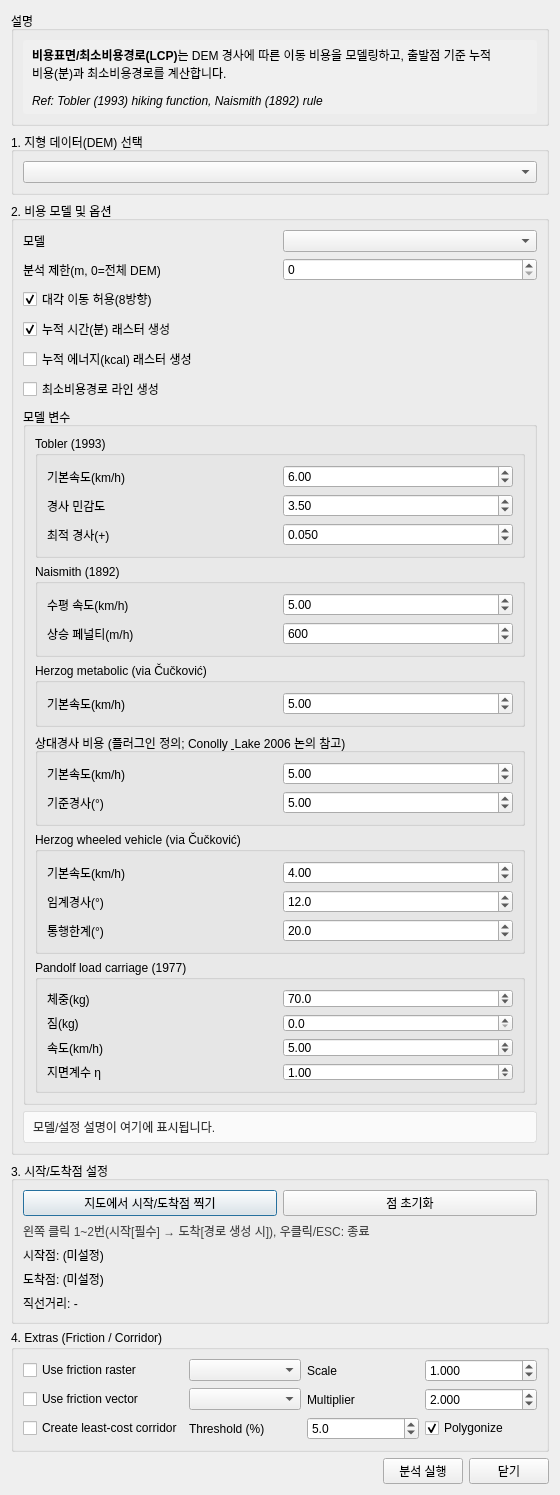
<?xml version="1.0" encoding="UTF-8"?>
<ui version="4.0">
 <class>CostSurfaceDialog</class>
 <widget class="QDialog" name="CostSurfaceDialog">
  <property name="geometry">
   <rect>
    <x>0</x>
    <y>0</y>
    <width>560</width>
    <height>620</height>
   </rect>
  </property>
  <property name="windowTitle">
   <string>비용표면/최소비용경로 (Cost Surface / LCP) - ArchToolkit</string>
  </property>
  <layout class="QVBoxLayout" name="verticalLayout">
   <item>
    <widget class="QGroupBox" name="groupInfo">
     <property name="title">
      <string>설명</string>
     </property>
     <layout class="QVBoxLayout" name="verticalLayout_Info">
      <item>
       <widget class="QLabel" name="lblDescription">
        <property name="text">
         <string>&lt;html&gt;&lt;head/&gt;&lt;body&gt;
&lt;p&gt;&lt;span style=&quot;font-weight:600;&quot;&gt;비용표면/최소비용경로(LCP)&lt;/span&gt;는 DEM 경사에 따른 이동 비용을 모델링하고, 출발점 기준 누적 비용(분)과 최소비용경로를 계산합니다.&lt;/p&gt;
&lt;p&gt;&lt;span style=&quot;font-style:italic;&quot;&gt;Ref: Tobler (1993) hiking function, Naismith (1892) rule&lt;/span&gt;&lt;/p&gt;
&lt;/body&gt;&lt;/html&gt;</string>
        </property>
        <property name="wordWrap">
         <bool>true</bool>
        </property>
        <property name="styleSheet">
         <string>background-color: #f0f0f0; padding: 6px; border-radius: 3px;</string>
        </property>
       </widget>
      </item>
     </layout>
    </widget>
   </item>
   <item>
    <widget class="QGroupBox" name="groupDem">
     <property name="title">
      <string>1. 지형 데이터(DEM) 선택</string>
     </property>
     <layout class="QVBoxLayout" name="verticalLayout_Dem">
      <item>
       <widget class="QgsMapLayerComboBox" name="cmbDemLayer">
        <property name="toolTip">
         <string>분석에 사용할 DEM 래스터 레이어를 선택하세요.</string>
        </property>
       </widget>
      </item>
     </layout>
    </widget>
   </item>
   <item>
    <widget class="QGroupBox" name="groupModel">
     <property name="title">
      <string>2. 비용 모델 및 옵션</string>
     </property>
     <layout class="QGridLayout" name="gridLayout_Model">
      <item row="0" column="0">
       <widget class="QLabel" name="lblModel">
        <property name="text">
         <string>모델</string>
        </property>
       </widget>
      </item>
      <item row="0" column="1">
       <widget class="QComboBox" name="cmbModel">
        <property name="toolTip">
         <string>비용 모델을 선택합니다. Tobler=경사 기반 보행 속도, Naismith=수평 거리+상승 페널티.</string>
        </property>
       </widget>
      </item>
      <item row="1" column="0">
       <widget class="QLabel" name="lblBuffer">
        <property name="text">
         <string>분석 제한(m, 0=전체 DEM)</string>
        </property>
       </widget>
      </item>
      <item row="1" column="1">
       <widget class="QDoubleSpinBox" name="spinBuffer">
        <property name="toolTip">
         <string>0이면 DEM 전체에 대해 누적 비용을 계산합니다. 값이 있으면 시작/도착점 주변만 계산하여 속도가 빨라집니다.</string>
        </property>
        <property name="decimals">
         <number>0</number>
        </property>
        <property name="minimum">
         <double>0.000000000000000</double>
        </property>
        <property name="maximum">
         <double>1000000.000000000000000</double>
        </property>
        <property name="singleStep">
         <double>100.000000000000000</double>
        </property>
        <property name="value">
         <double>0.000000000000000</double>
        </property>
       </widget>
      </item>
      <item row="2" column="0" colspan="2">
       <widget class="QCheckBox" name="chkDiagonal">
        <property name="text">
         <string>대각 이동 허용(8방향)</string>
        </property>
        <property name="toolTip">
         <string>4방향(상하좌우) 대신 8방향 이동을 허용합니다. 더 자연스러운 경로가 나오지만 계산량이 늘 수 있습니다.</string>
        </property>
        <property name="checked">
         <bool>true</bool>
        </property>
       </widget>
      </item>
      <item row="3" column="0" colspan="2">
       <widget class="QCheckBox" name="chkCreateCostRaster">
        <property name="text">
         <string>누적 시간(분) 래스터 생성</string>
        </property>
        <property name="toolTip">
         <string>시작점에서 각 셀까지의 최소 누적 이동시간(분)을 래스터로 생성합니다. (시간 기반 모델)</string>
        </property>
        <property name="checked">
         <bool>true</bool>
        </property>
       </widget>
      </item>
      <item row="4" column="0" colspan="2">
       <widget class="QCheckBox" name="chkCreateEnergyRaster">
        <property name="text">
         <string>누적 에너지(kcal) 래스터 생성</string>
        </property>
        <property name="toolTip">
         <string>시작점에서 각 셀까지의 최소 누적 에너지(kcal)를 래스터로 생성합니다. (에너지 기반 모델에서만 사용)</string>
        </property>
        <property name="checked">
         <bool>false</bool>
        </property>
       </widget>
      </item>
      <item row="5" column="0" colspan="2">
       <widget class="QCheckBox" name="chkCreatePath">
        <property name="text">
         <string>최소비용경로 라인 생성</string>
        </property>
        <property name="toolTip">
         <string>시작점→도착점 최소비용경로(LineString)를 생성합니다. 도착점이 필요합니다.</string>
        </property>
        <property name="checked">
         <bool>false</bool>
        </property>
       </widget>
      </item>
      <item row="6" column="0" colspan="2">
       <widget class="QGroupBox" name="groupModelParams">
        <property name="title">
         <string>모델 변수</string>
        </property>
        <property name="toolTip">
         <string>선택한 모델의 기본 상수값을 필요에 따라 조정합니다.</string>
        </property>
        <layout class="QVBoxLayout" name="verticalLayout_ModelParams">
         <item>
          <widget class="QGroupBox" name="groupToblerParams">
           <property name="title">
            <string>Tobler (1993)</string>
           </property>
           <layout class="QGridLayout" name="gridLayout_Tobler">
            <item row="0" column="0">
             <widget class="QLabel" name="lblToblerBaseSpeed">
              <property name="text">
               <string>기본속도(km/h)</string>
              </property>
             </widget>
            </item>
            <item row="0" column="1">
             <widget class="QDoubleSpinBox" name="spinToblerBaseKmh">
              <property name="toolTip">
               <string>평지 기준 기본 속도(km/h). 기본값: 6</string>
              </property>
              <property name="decimals">
               <number>2</number>
              </property>
              <property name="minimum">
               <double>0.100000000000000</double>
              </property>
              <property name="maximum">
               <double>20.000000000000000</double>
              </property>
              <property name="singleStep">
               <double>0.500000000000000</double>
              </property>
              <property name="value">
               <double>6.000000000000000</double>
              </property>
             </widget>
            </item>
            <item row="1" column="0">
             <widget class="QLabel" name="lblToblerSlopeFactor">
              <property name="text">
               <string>경사 민감도</string>
              </property>
             </widget>
            </item>
            <item row="1" column="1">
             <widget class="QDoubleSpinBox" name="spinToblerSlopeFactor">
              <property name="toolTip">
               <string>경사에 따른 속도 감소 정도(기본값: 3.5). 값이 클수록 경사 영향이 커집니다.</string>
              </property>
              <property name="decimals">
               <number>2</number>
              </property>
              <property name="minimum">
               <double>0.000000000000000</double>
              </property>
              <property name="maximum">
               <double>20.000000000000000</double>
              </property>
              <property name="singleStep">
               <double>0.100000000000000</double>
              </property>
              <property name="value">
               <double>3.500000000000000</double>
              </property>
             </widget>
            </item>
            <item row="2" column="0">
             <widget class="QLabel" name="lblToblerOffset">
              <property name="text">
               <string>최적 경사(+) </string>
              </property>
             </widget>
            </item>
            <item row="2" column="1">
             <widget class="QDoubleSpinBox" name="spinToblerOffset">
              <property name="toolTip">
               <string>속도가 가장 빠른 경사(절대값이 아니라 +offset으로 처리). 기본값 0.05는 약 -5% 내리막에서 최적이라는 의미입니다.</string>
              </property>
              <property name="decimals">
               <number>3</number>
              </property>
              <property name="minimum">
               <double>-1.000000000000000</double>
              </property>
              <property name="maximum">
               <double>1.000000000000000</double>
              </property>
              <property name="singleStep">
               <double>0.010000000000000</double>
              </property>
              <property name="value">
               <double>0.050000000000000</double>
              </property>
             </widget>
            </item>
           </layout>
          </widget>
         </item>
          <item>
           <widget class="QGroupBox" name="groupNaismithParams">
            <property name="title">
             <string>Naismith (1892)</string>
            </property>
           <layout class="QGridLayout" name="gridLayout_Naismith">
            <item row="0" column="0">
             <widget class="QLabel" name="lblNaismithSpeed">
              <property name="text">
               <string>수평 속도(km/h)</string>
              </property>
             </widget>
            </item>
            <item row="0" column="1">
             <widget class="QDoubleSpinBox" name="spinNaismithSpeedKmh">
              <property name="toolTip">
               <string>수평 이동 속도(km/h). 기본값: 5</string>
              </property>
              <property name="decimals">
               <number>2</number>
              </property>
              <property name="minimum">
               <double>0.100000000000000</double>
              </property>
              <property name="maximum">
               <double>20.000000000000000</double>
              </property>
              <property name="singleStep">
               <double>0.500000000000000</double>
              </property>
              <property name="value">
               <double>5.000000000000000</double>
              </property>
             </widget>
            </item>
            <item row="1" column="0">
             <widget class="QLabel" name="lblNaismithAscent">
              <property name="text">
               <string>상승 페널티(m/h)</string>
              </property>
             </widget>
            </item>
            <item row="1" column="1">
             <widget class="QDoubleSpinBox" name="spinNaismithAscentMph">
              <property name="toolTip">
               <string>고도 상승 페널티(m/h). 기본값 600은 600m 상승당 1시간을 의미합니다.</string>
              </property>
              <property name="decimals">
               <number>0</number>
              </property>
              <property name="minimum">
               <double>1.000000000000000</double>
              </property>
              <property name="maximum">
               <double>5000.000000000000000</double>
              </property>
              <property name="singleStep">
               <double>50.000000000000000</double>
              </property>
              <property name="value">
               <double>600.000000000000000</double>
              </property>
             </widget>
            </item>
            </layout>
           </widget>
          </item>
          <item>
           <widget class="QGroupBox" name="groupHerzogMetabolicParams">
            <property name="title">
             <string>Herzog metabolic (via Čučković)</string>
            </property>
            <layout class="QGridLayout" name="gridLayout_HerzogMetabolic">
             <item row="0" column="0">
              <widget class="QLabel" name="lblHerzogBaseSpeed">
               <property name="text">
                <string>기본속도(km/h)</string>
               </property>
              </widget>
             </item>
             <item row="0" column="1">
              <widget class="QDoubleSpinBox" name="spinHerzogBaseKmh">
               <property name="toolTip">
                <string>평지 기준 기본 속도(km/h). 값이 클수록 전체 이동 시간이 줄어듭니다(더 빠른 이동 가정).</string>
               </property>
               <property name="decimals">
                <number>2</number>
               </property>
               <property name="minimum">
                <double>0.100000000000000</double>
               </property>
               <property name="maximum">
                <double>20.000000000000000</double>
               </property>
               <property name="singleStep">
                <double>0.500000000000000</double>
               </property>
               <property name="value">
                <double>5.000000000000000</double>
               </property>
              </widget>
             </item>
            </layout>
           </widget>
          </item>
          <item>
           <widget class="QGroupBox" name="groupConollyLakeParams">
            <property name="title">
             <string>상대경사 비용 (플러그인 정의; Conolly &amp; Lake 2006 논의 참고)</string>
            </property>
            <layout class="QGridLayout" name="gridLayout_ConollyLake">
             <item row="0" column="0">
              <widget class="QLabel" name="lblConollyBaseSpeed">
               <property name="text">
                <string>기본속도(km/h)</string>
               </property>
              </widget>
             </item>
             <item row="0" column="1">
              <widget class="QDoubleSpinBox" name="spinConollyBaseKmh">
               <property name="toolTip">
                <string>평지 기준 기본 속도(km/h). 값이 클수록 전체 이동 시간이 줄어듭니다.</string>
               </property>
               <property name="decimals">
                <number>2</number>
               </property>
               <property name="minimum">
                <double>0.100000000000000</double>
               </property>
               <property name="maximum">
                <double>20.000000000000000</double>
               </property>
               <property name="singleStep">
                <double>0.500000000000000</double>
               </property>
               <property name="value">
                <double>5.000000000000000</double>
               </property>
              </widget>
             </item>
             <item row="1" column="0">
              <widget class="QLabel" name="lblConollyRefSlope">
               <property name="text">
                <string>기준경사(°)</string>
               </property>
              </widget>
             </item>
             <item row="1" column="1">
              <widget class="QDoubleSpinBox" name="spinConollyRefSlopeDeg">
               <property name="toolTip">
                <string>경사 페널티가 본격적으로 커지기 시작하는 기준 경사(°). 값이 작을수록 약한 경사에도 페널티가 커집니다. (기본값: 5°)</string>
               </property>
               <property name="decimals">
                <number>2</number>
               </property>
               <property name="minimum">
                <double>0.100000000000000</double>
               </property>
               <property name="maximum">
                <double>30.000000000000000</double>
               </property>
               <property name="singleStep">
                <double>0.100000000000000</double>
               </property>
               <property name="value">
                <double>5.000000000000000</double>
               </property>
              </widget>
             </item>
            </layout>
           </widget>
          </item>
          <item>
           <widget class="QGroupBox" name="groupHerzogWheeledParams">
            <property name="title">
             <string>Herzog wheeled vehicle (via Čučković)</string>
            </property>
            <layout class="QGridLayout" name="gridLayout_HerzogWheeled">
             <item row="0" column="0">
              <widget class="QLabel" name="lblWheeledBaseSpeed">
               <property name="text">
                <string>기본속도(km/h)</string>
               </property>
              </widget>
             </item>
             <item row="0" column="1">
              <widget class="QDoubleSpinBox" name="spinWheeledBaseKmh">
               <property name="toolTip">
                <string>평지에서의 차량/수레 기본 속도(km/h). 값이 클수록 전체 이동 시간이 줄어듭니다.</string>
               </property>
               <property name="decimals">
                <number>2</number>
               </property>
               <property name="minimum">
                <double>0.100000000000000</double>
               </property>
               <property name="maximum">
                <double>30.000000000000000</double>
               </property>
               <property name="singleStep">
                <double>0.500000000000000</double>
               </property>
               <property name="value">
                <double>4.000000000000000</double>
               </property>
              </widget>
             </item>
             <item row="1" column="0">
              <widget class="QLabel" name="lblWheeledCriticalSlope">
               <property name="text">
                <string>임계경사(°)</string>
               </property>
              </widget>
             </item>
             <item row="1" column="1">
              <widget class="QDoubleSpinBox" name="spinWheeledCriticalSlopeDeg">
               <property name="toolTip">
                <string>경사가 이 값(°)에 가까워질수록 속도가 급격히 감소합니다. 값이 작을수록 경사에 더 취약한 차량을 의미합니다. (기본값: 12°)</string>
               </property>
               <property name="decimals">
                <number>1</number>
               </property>
               <property name="minimum">
                <double>1.000000000000000</double>
               </property>
               <property name="maximum">
                <double>45.000000000000000</double>
               </property>
               <property name="singleStep">
                <double>0.500000000000000</double>
               </property>
               <property name="value">
                <double>12.000000000000000</double>
               </property>
              </widget>
             </item>
             <item row="2" column="0">
              <widget class="QLabel" name="lblWheeledMaxSlope">
               <property name="text">
                <string>통행한계(°)</string>
               </property>
              </widget>
             </item>
             <item row="2" column="1">
              <widget class="QDoubleSpinBox" name="spinWheeledMaxSlopeDeg">
               <property name="toolTip">
                <string>이 각도(°)를 넘는 경사는 차량/수레 통행이 사실상 불가능하다고 가정하여 경로에서 강하게 회피합니다(사실상 금지). 값이 낮을수록 '평탄지/완만한 고개'를 강하게 선호합니다. (기본값: 20°)</string>
               </property>
               <property name="decimals">
                <number>1</number>
               </property>
               <property name="minimum">
                <double>5.000000000000000</double>
               </property>
               <property name="maximum">
                <double>45.000000000000000</double>
               </property>
               <property name="singleStep">
                <double>0.500000000000000</double>
               </property>
               <property name="value">
                <double>20.000000000000000</double>
               </property>
              </widget>
             </item>
            </layout>
           </widget>
          </item>
          <item>
           <widget class="QGroupBox" name="groupPandolfParams">
            <property name="title">
             <string>Pandolf load carriage (1977)</string>
            </property>
            <layout class="QGridLayout" name="gridLayout_Pandolf">
             <item row="0" column="0">
              <widget class="QLabel" name="lblPandolfBodyWeight">
               <property name="text">
                <string>체중(kg)</string>
               </property>
              </widget>
             </item>
             <item row="0" column="1">
              <widget class="QDoubleSpinBox" name="spinPandolfBodyKg">
               <property name="toolTip">
                <string>보행자 체중(kg). 값이 클수록 기본 대사량 항이 커져 에너지 비용이 증가합니다.</string>
               </property>
               <property name="decimals">
                <number>1</number>
               </property>
               <property name="minimum">
                <double>30.000000000000000</double>
               </property>
               <property name="maximum">
                <double>150.000000000000000</double>
               </property>
               <property name="singleStep">
                <double>1.000000000000000</double>
               </property>
               <property name="value">
                <double>70.000000000000000</double>
               </property>
              </widget>
             </item>
             <item row="1" column="0">
              <widget class="QLabel" name="lblPandolfLoadWeight">
               <property name="text">
                <string>짐(kg)</string>
               </property>
              </widget>
             </item>
             <item row="1" column="1">
              <widget class="QDoubleSpinBox" name="spinPandolfLoadKg">
               <property name="toolTip">
                <string>운반 짐 무게(kg). 값이 클수록 에너지 비용이 증가합니다(특히 체중 대비 짐 비율이 중요).</string>
               </property>
               <property name="decimals">
                <number>1</number>
               </property>
               <property name="minimum">
                <double>0.000000000000000</double>
               </property>
               <property name="maximum">
                <double>200.000000000000000</double>
               </property>
               <property name="singleStep">
                <double>1.000000000000000</double>
               </property>
               <property name="value">
                <double>0.000000000000000</double>
               </property>
              </widget>
             </item>
             <item row="2" column="0">
              <widget class="QLabel" name="lblPandolfSpeed">
               <property name="text">
                <string>속도(km/h)</string>
               </property>
              </widget>
             </item>
             <item row="2" column="1">
              <widget class="QDoubleSpinBox" name="spinPandolfSpeedKmh">
               <property name="toolTip">
                <string>이동 속도(km/h). 값이 클수록 같은 거리에서 시간이 줄어들고, 에너지 비용도 (수식상) 변화합니다. 기본값: 5</string>
               </property>
               <property name="decimals">
                <number>2</number>
               </property>
               <property name="minimum">
                <double>0.500000000000000</double>
               </property>
               <property name="maximum">
                <double>10.000000000000000</double>
               </property>
               <property name="singleStep">
                <double>0.250000000000000</double>
               </property>
               <property name="value">
                <double>5.000000000000000</double>
               </property>
              </widget>
             </item>
             <item row="3" column="0">
              <widget class="QLabel" name="lblPandolfTerrain">
               <property name="text">
                <string>지면계수 η</string>
               </property>
              </widget>
             </item>
             <item row="3" column="1">
              <widget class="QDoubleSpinBox" name="spinPandolfTerrainFactor">
               <property name="toolTip">
                <string>지면/마찰 계수(η). 1.0=단단한 지면, 값이 클수록 같은 경사에서도 에너지 소모가 증가합니다(모래/진흙 등).</string>
               </property>
               <property name="decimals">
                <number>2</number>
               </property>
               <property name="minimum">
                <double>0.500000000000000</double>
               </property>
               <property name="maximum">
                <double>5.000000000000000</double>
               </property>
               <property name="singleStep">
                <double>0.100000000000000</double>
               </property>
               <property name="value">
                <double>1.000000000000000</double>
               </property>
              </widget>
             </item>
            </layout>
           </widget>
          </item>
         </layout>
        </widget>
       </item>
       <item row="7" column="0" colspan="2">
        <widget class="QLabel" name="lblModelHelp">
         <property name="text">
          <string>모델/설정 설명이 여기에 표시됩니다.</string>
         </property>
        <property name="wordWrap">
         <bool>true</bool>
        </property>
        <property name="styleSheet">
         <string>background-color: #fafafa; color: #333; padding: 6px; border: 1px solid #ddd; border-radius: 3px;</string>
        </property>
        </widget>
       </item>
      </layout>
     </widget>
   </item>
   <item>
    <widget class="QGroupBox" name="groupPoints">
     <property name="title">
      <string>3. 시작/도착점 설정</string>
     </property>
     <layout class="QVBoxLayout" name="verticalLayout_Points">
      <item>
       <layout class="QHBoxLayout" name="horizontalLayout_PointsButtons">
        <item>
         <widget class="QPushButton" name="btnPickPoints">
          <property name="text">
           <string>지도에서 시작/도착점 찍기</string>
          </property>
          <property name="toolTip">
           <string>지도에서 시작점(필수)과 도착점(선택)을 지정합니다. 스냅을 켜면 더 정확합니다.</string>
          </property>
         </widget>
        </item>
        <item>
         <widget class="QPushButton" name="btnClearPoints">
          <property name="text">
           <string>점 초기화</string>
          </property>
          <property name="toolTip">
           <string>선택한 시작/도착점과 지도 프리뷰 표시를 초기화합니다.</string>
          </property>
         </widget>
        </item>
       </layout>
      </item>
      <item>
       <widget class="QLabel" name="lblPointHelp">
        <property name="text">
         <string>왼쪽 클릭 1~2번(시작[필수] → 도착[경로 생성 시]), 우클릭/ESC: 종료</string>
        </property>
        <property name="wordWrap">
         <bool>true</bool>
        </property>
        <property name="styleSheet">
         <string>color: #444;</string>
        </property>
       </widget>
      </item>
      <item>
       <widget class="QLabel" name="lblStart">
        <property name="text">
         <string>시작점: (미설정)</string>
        </property>
        <property name="wordWrap">
         <bool>true</bool>
        </property>
       </widget>
      </item>
      <item>
       <widget class="QLabel" name="lblEnd">
        <property name="text">
         <string>도착점: (미설정)</string>
        </property>
        <property name="wordWrap">
         <bool>true</bool>
        </property>
       </widget>
      </item>
      <item>
       <widget class="QLabel" name="lblDistance">
        <property name="text">
         <string>직선거리: -</string>
        </property>
       </widget>
      </item>
     </layout>
   </widget>
   </item>
   <item>
    <widget class="QGroupBox" name="groupExtras">
     <property name="title">
      <string>4. Extras (Friction / Corridor)</string>
     </property>
     <layout class="QGridLayout" name="gridLayout_Extras">
      <item row="0" column="0">
       <widget class="QCheckBox" name="chkUseFrictionRaster">
        <property name="text">
         <string>Use friction raster</string>
        </property>
        <property name="toolTip">
         <string>Multiply movement costs by raster values (resampled to DEM window). NoData is treated as 1.</string>
        </property>
        <property name="checked">
         <bool>false</bool>
        </property>
       </widget>
      </item>
      <item row="0" column="1">
       <widget class="QgsMapLayerComboBox" name="cmbFrictionRaster"/>
      </item>
      <item row="0" column="2">
       <widget class="QLabel" name="lblFrictionRasterScale">
        <property name="text">
         <string>Scale</string>
        </property>
       </widget>
      </item>
      <item row="0" column="3">
       <widget class="QDoubleSpinBox" name="spinFrictionRasterScale">
        <property name="decimals">
         <number>3</number>
        </property>
        <property name="minimum">
         <double>0.000000000000000</double>
        </property>
        <property name="maximum">
         <double>1000.000000000000000</double>
        </property>
        <property name="singleStep">
         <double>0.100000000000000</double>
        </property>
        <property name="value">
         <double>1.000000000000000</double>
        </property>
       </widget>
      </item>
      <item row="1" column="0">
       <widget class="QCheckBox" name="chkUseFrictionVector">
        <property name="text">
         <string>Use friction vector</string>
        </property>
        <property name="toolTip">
         <string>Rasterizes the vector layer to the DEM grid (same CRS only), then multiplies costs by the multiplier where features exist.</string>
        </property>
        <property name="checked">
         <bool>false</bool>
        </property>
       </widget>
      </item>
      <item row="1" column="1">
       <widget class="QgsMapLayerComboBox" name="cmbFrictionVector"/>
      </item>
      <item row="1" column="2">
       <widget class="QLabel" name="lblFrictionVectorMult">
        <property name="text">
         <string>Multiplier</string>
        </property>
       </widget>
      </item>
      <item row="1" column="3">
       <widget class="QDoubleSpinBox" name="spinFrictionVectorMult">
        <property name="decimals">
         <number>3</number>
        </property>
        <property name="minimum">
         <double>0.000000000000000</double>
        </property>
        <property name="maximum">
         <double>1000.000000000000000</double>
        </property>
        <property name="singleStep">
         <double>0.500000000000000</double>
        </property>
        <property name="value">
         <double>2.000000000000000</double>
        </property>
       </widget>
      </item>
      <item row="2" column="0">
       <widget class="QCheckBox" name="chkCreateCorridor">
        <property name="text">
         <string>Create least-cost corridor</string>
        </property>
        <property name="toolTip">
         <string>Creates a corridor raster where cost(start→cell)+cost(end→cell) ≤ best_cost × (1 + threshold%). Uses time cost (or energy for Pandolf).</string>
        </property>
        <property name="checked">
         <bool>false</bool>
        </property>
       </widget>
      </item>
      <item row="2" column="1" colspan="3">
       <layout class="QHBoxLayout" name="horizontalLayout_Corridor">
        <item>
         <widget class="QLabel" name="lblCorridorPercent">
          <property name="text">
           <string>Threshold (%)</string>
          </property>
         </widget>
        </item>
        <item>
         <widget class="QDoubleSpinBox" name="spinCorridorPercent">
          <property name="decimals">
           <number>1</number>
          </property>
          <property name="minimum">
           <double>0.000000000000000</double>
          </property>
          <property name="maximum">
           <double>100.000000000000000</double>
          </property>
          <property name="singleStep">
           <double>1.000000000000000</double>
          </property>
          <property name="value">
           <double>5.000000000000000</double>
          </property>
         </widget>
        </item>
        <item>
         <widget class="QCheckBox" name="chkCorridorPolygon">
          <property name="text">
           <string>Polygonize</string>
          </property>
          <property name="toolTip">
           <string>Creates a corridor polygon layer (GeoPackage) from the corridor raster.</string>
          </property>
          <property name="checked">
           <bool>true</bool>
          </property>
         </widget>
        </item>
       </layout>
      </item>
     </layout>
    </widget>
   </item>
   <item>
    <spacer name="verticalSpacer">
     <property name="orientation">
      <enum>Qt::Vertical</enum>
     </property>
     <property name="sizeHint" stdset="0">
      <size>
       <width>20</width>
       <height>40</height>
      </size>
     </property>
    </spacer>
   </item>
   <item>
    <layout class="QHBoxLayout" name="horizontalLayout_Buttons">
     <item>
      <spacer name="horizontalSpacer">
       <property name="orientation">
        <enum>Qt::Horizontal</enum>
       </property>
       <property name="sizeHint" stdset="0">
        <size>
         <width>40</width>
         <height>20</height>
        </size>
       </property>
      </spacer>
     </item>
     <item>
      <widget class="QPushButton" name="btnRun">
       <property name="text">
        <string>분석 실행</string>
       </property>
       <property name="toolTip">
        <string>현재 설정으로 누적 비용 래스터/최소비용경로를 계산합니다.</string>
       </property>
      </widget>
     </item>
     <item>
      <widget class="QPushButton" name="btnClose">
       <property name="text">
        <string>닫기</string>
       </property>
      </widget>
     </item>
    </layout>
   </item>
  </layout>
 </widget>
 <customwidgets>
  <customwidget>
   <class>QgsMapLayerComboBox</class>
   <extends>QComboBox</extends>
   <header>qgis.gui</header>
  </customwidget>
 </customwidgets>
 <resources/>
 <connections/>
</ui>
